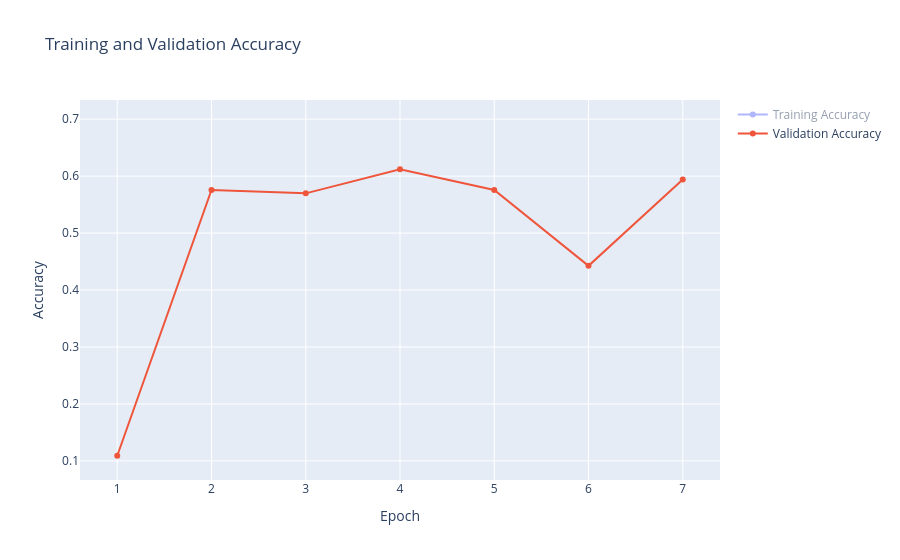
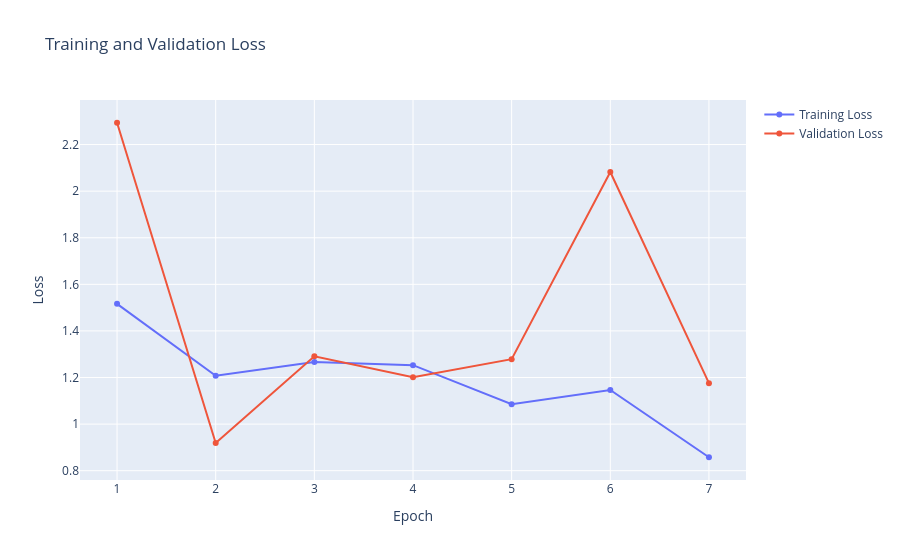

Notebook code for these charts, in order:
### Code cell
def history_plot(epochs, history):
    fig1 = make_subplots()
    fig1.add_trace(go.Scatter(x = np.arange(1,epochs+1), y = history.history["accuracy"], name = "Training Accuracy"))
    fig1.add_trace(go.Scatter(x = np.arange(1,epochs+1), y = history.history["val_accuracy"], name = "Validation Accuracy"))
    fig1.update_layout(title = "Training and Validation Accuracy", xaxis_title = "Epoch", yaxis_title = "Accuracy")
    fig1.show()

    fig2 = make_subplots()
    fig2.add_trace(go.Scatter(x = np.arange(1,epochs+1), y = history.history["loss"], name = "Training Loss"))
    fig2.add_trace(go.Scatter(x = np.arange(1,epochs+1), y = history.history["val_loss"], name = "Validation Loss"))
    fig2.update_layout(title = "Training and Validation Loss", xaxis_title = "Epoch", yaxis_title = "Loss")
    fig2.show()

history_plot(epochs, history)

### Figure 1 — Plotly figure (JSON) as saved in the notebook; plotly's stock layout.template omitted (floating-point values rounded to 4 significant figures)
{"data": [{"name": "Training Accuracy", "x": [1, 2, 3, 4, 5, 6, 7, 8, 9, 10, 11, 12, 13, 14, 15, 16, 17, 18, 19, 20, 21, 22, 23, 24, 25, 26, 27, 28, 29, 30, 31, 32, 33, 34, 35, 36, 37, 38, 39, 40, 41, 42, 43, 44, 45, 46, 47, 48, 49, 50], "y": [0.5359, 0.6297, 0.6258, 0.691, 0.6832, 0.6845, 0.6714], "type": "scatter", "visible": "legendonly"}, {"name": "Validation Accuracy", "x": [1, 2, 3, 4, 5, 6, 7, 8, 9, 10, 11, 12, 13, 14, 15, 16, 17, 18, 19, 20, 21, 22, 23, 24, 25, 26, 27, 28, 29, 30, 31, 32, 33, 34, 35, 36, 37, 38, 39, 40, 41, 42, 43, 44, 45, 46, 47, 48, 49, 50], "y": [0.1091, 0.5758, 0.5697, 0.6121, 0.5758, 0.4424, 0.5939], "type": "scatter"}], "layout": {"xaxis": {"anchor": "y", "domain": [0, 1], "title": {"text": "Epoch"}, "type": "linear", "range": [0.6049, 7.395], "autorange": false}, "yaxis": {"anchor": "x", "domain": [0, 1], "title": {"text": "Accuracy"}, "type": "linear", "range": [0.06647, 0.7336], "autorange": false}, "title": {"text": "Training and Validation Accuracy"}, "autosize": true}}

### Figure 2 — Plotly figure (JSON) as saved in the notebook; plotly's stock layout.template omitted (floating-point values rounded to 4 significant figures)
{"data": [{"name": "Training Loss", "x": [1, 2, 3, 4, 5, 6, 7, 8, 9, 10, 11, 12, 13, 14, 15, 16, 17, 18, 19, 20, 21, 22, 23, 24, 25, 26, 27, 28, 29, 30, 31, 32, 33, 34, 35, 36, 37, 38, 39, 40, 41, 42, 43, 44, 45, 46, 47, 48, 49, 50], "y": [1.516, 1.207, 1.266, 1.253, 1.085, 1.147, 0.8578], "type": "scatter"}, {"name": "Validation Loss", "x": [1, 2, 3, 4, 5, 6, 7, 8, 9, 10, 11, 12, 13, 14, 15, 16, 17, 18, 19, 20, 21, 22, 23, 24, 25, 26, 27, 28, 29, 30, 31, 32, 33, 34, 35, 36, 37, 38, 39, 40, 41, 42, 43, 44, 45, 46, 47, 48, 49, 50], "y": [2.294, 0.9185, 1.291, 1.201, 1.279, 2.082, 1.176], "type": "scatter"}], "layout": {"xaxis": {"anchor": "y", "domain": [0, 1], "title": {"text": "Epoch"}, "type": "linear", "range": [0.608, 7.392], "autorange": true}, "yaxis": {"anchor": "x", "domain": [0, 1], "title": {"text": "Loss"}, "type": "linear", "range": [0.7526, 2.399], "autorange": true}, "title": {"text": "Training and Validation Loss"}, "autosize": true}}
